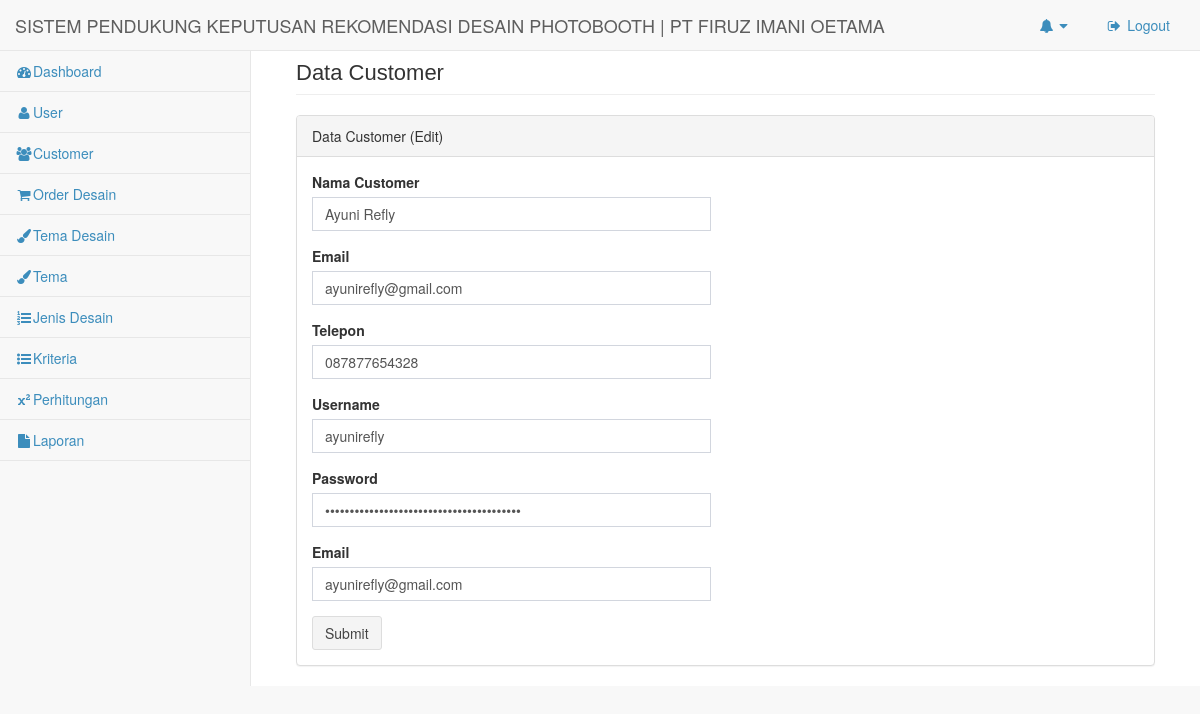
/admin/data_customer/edit/1, run on the app's committed database.
### tables this page shows
CREATE TABLE `customer` (
  `id_customer` int(11) NOT NULL,
  `nama_customer` varchar(30) NOT NULL,
  `email` varchar(30) NOT NULL,
  `telepon` varchar(13) NOT NULL,
  `username` varchar(15) NOT NULL,
  `password` varchar(50) NOT NULL
);

### application/controllers/admin/data_customer.php (called while the page is built, shortened)
<?php
class data_customer extends CI_Controller {
	function __construct()
	{
		$this->load->model('Customer_model');
	}
	public function edit($param)
	{
		$data['title']	= "Data Customer";
		$data['param'] = $param;
		$data['val'] = $this->Customer_model->getbyid($param);
		$v_content['content'] = $this->load->view('admin/inc/v_data_customer/v_data_customer_edit', $data, true);
		$this->load->view('admin/body', $v_content);
	}
}

### index.php (called while the page is built, shortened)
<?php
require_once BASEPATH.'core/CodeIgniter.php';

### application/models/customer_model.php (called while the page is built, shortened)
<?php
class Customer_Model extends CI_Model
{
	private $table = 'customer';
	private $id    = 'id_customer';
	function getbyid($id)
	{
		$this->db->where($this->id, $id);
		return $this->db->get($this->table)->row_array();;
	}
}
?>

### application/views/admin/inc/v_data_customer/v_data_customer_edit.php (the view, shortened to what this page needs)
<div class="row">
    <div class="col-lg-12">
        <h1 class="page-header"><?=$title?></h1>
    </div>
</div>
<div class="row">
    <div class="col-lg-12">
        <div class="panel panel-default">
            <div class="panel-heading">
                Data Customer (Edit)
            </div>
            <div class="panel-body">
                <div class="row">
                    <div class="col-lg-6">
                        <form role="form" action="../edit_act/<?=$param?>" method="post">
                            <div class="form-group">
                                <label>Nama Customer</label>
                                <input type="text" name="inp[nama_customer]" class="form-control" placeholder="Contoh: Nino" value="<?=$val['nama_customer']?>" required>
                            </div>
                            <div class="form-group">
                                <label>Email</label>
                                <input type="text" name="inp[email]" class="form-control" placeholder="Contoh: ninorzssaptr484@gmail.com" value="<?=$val['email']?>" required>
                            </div>
                            <div class="form-group">
                                <label>Telepon</label>
                                <input type="text" name="inp[telepon]" class="form-control" placeholder="Contoh: 089667323726" value="<?=$val['telepon']?>" required>
                            </div>
                            <div class="form-group">
                                <label>Username</label>
                                <input type="text" name="inp[username]" class="form-control" placeholder="Masukkan username anda" value="<?=$val['username']?>" required>
                            </div>
                            <div class="form-group">
                                <label>Password</label>
                            <input type="password" class="form-control" name="password" id="password" placeholder="Masukkan Password Anda" value="<?=$val['password']?>" required>
                        </div>
                            <div class="form-group">
                                <label>Email</label>
                                <input type="text" name="inp[email]" class="form-control" placeholder="Contoh: ninorzssaptr484@gmail.com" value="<?=$val['email']?>" required>
                            </div>
                            <button type="submit" class="btn btn-default">Submit</button>
                        </form>
                    </div>
                </div>
            </div>
        </div>
    </div>
</div>

### data on the page
customer: nama_customer "Ayuni Refly", email "ayunirefly@gmail.com", telepon "087877654328", username "ayunirefly"

### other printed values
$title "Data Customer"
